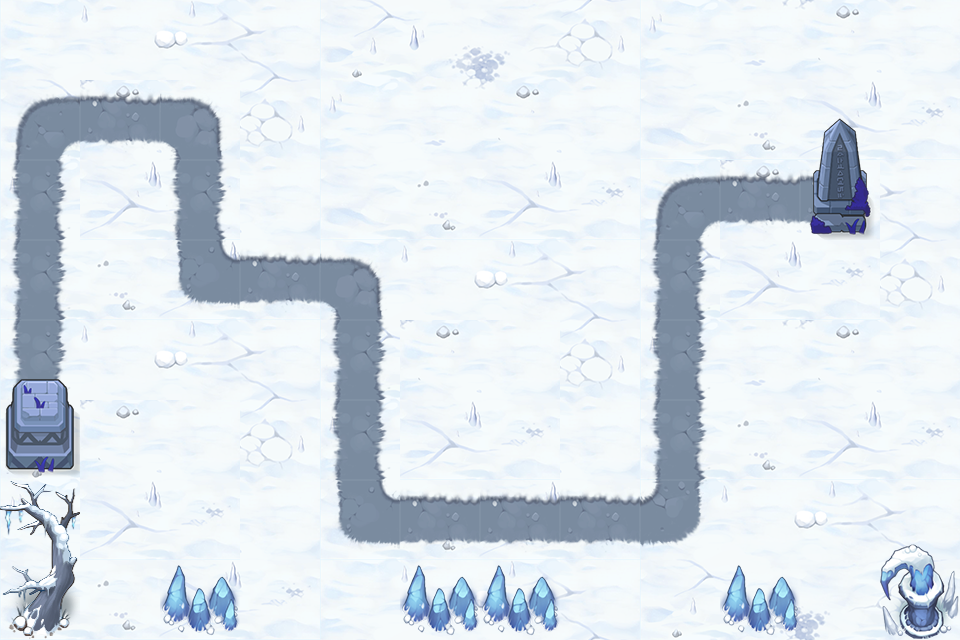

A 2D game scene composited from a Tiled map and its tileset images. What follows is a short description and the map's XML, with each tile layer's data collapsed to a summary:
An orthogonal 12x8 tile map with 80x80 px tiles, 3 tile layers (background, road, object) and 16 objects (P0, P1, P2, P3, P4, ...).

<map version="1.0" tiledversion="1.0.3" orientation="orthogonal" renderorder="right-down" width="12" height="8" tilewidth="80" tileheight="80" nextobjectid="19">
 <tileset firstgid="1" source="xuedi.tsx" />
 <layer name="background" width="12" height="8">
  <data>[96 cells, 96 non-empty, 16 distinct tile ids]</data>
 </layer>
 <layer name="road" width="12" height="8">
  <data>[96 cells, 24 non-empty, 8 distinct tile ids]</data>
 </layer>
 <layer name="object" width="12" height="8">
  <data>[96 cells, 12 non-empty, 9 distinct tile ids]</data>
 </layer>
 <objectgroup name="path" visible="0">
  <object id="1" name="P0" x="40" y="360" />
  <object id="2" name="P1" x="40" y="120" />
  <object id="3" name="P2" x="200" y="120" />
  <object id="4" name="P3" x="200" y="280" />
  <object id="5" name="P4" x="360" y="280" />
  <object id="6" name="P5" x="360" y="520" />
  <object id="7" name="P6" x="680" y="520" />
  <object id="8" name="P7" x="680" y="200" />
  <object id="9" name="P8" x="800" y="200" />
  <object id="10" name="O0" x="80" y="160" width="80" height="400" />
  <object id="11" name="O1" x="160" y="320" width="160" height="240" />
  <object id="12" name="O2" x="240" y="80" width="160" height="160" />
  <object id="13" name="O3" x="400" y="80" width="240" height="400" />
  <object id="14" name="O4" x="640" y="80" width="160" height="80" />
  <object id="15" name="O5" x="720" y="240" width="160" height="320" />
  <object id="17" name="O6" x="880" y="80" width="80" height="400" />
 </objectgroup>
</map>
